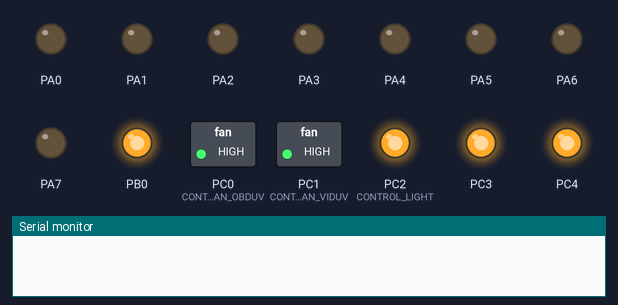
The program below on a simulated ATmega162, CodeVisionAVR source translated, built with avr-gcc and emulated at 1 MHz. Parts: switched loads named in the program (green lamp = pin HIGH), output pins drawn as LEDs (lit = HIGH), the last lines printed to the serial monitor. Pins used as bus, display or sensor lines are not drawn.

Above: at 0.1 s.
At 5.0 s:
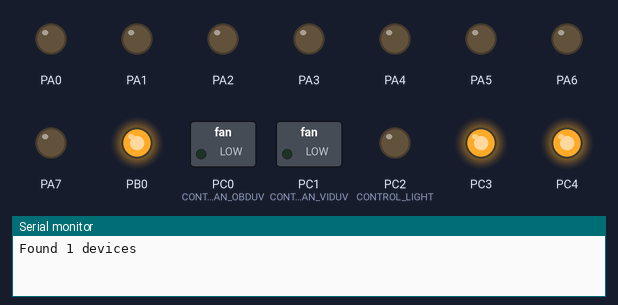
Timing chart, 0 to 6.5 s (numbered marks = the images above):
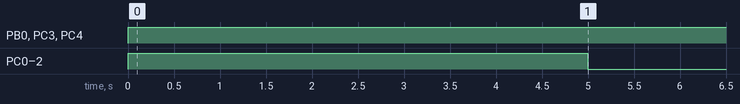

Measured:
- by itself, PB0, PC3, PC4: LOW → HIGH at 0.00 s
- by itself, PC0 (CONTROL_FAN_OBDUV), PC1 (CONTROL_FAN_VIDUV), PC2 (CONTROL_LIGHT): LOW → HIGH at 0.00 s, → LOW 5.0 s later

The program:

main.c
```c
/*****************************************************
Chip type               : ATmega162V
Program type            : Application
AVR Core Clock frequency: 1.000000 MHz
Memory model            : Small
External RAM size       : 0
Data Stack size         : 256
*****************************************************/

#include <mega162.h>
#include <delay.h>
#include <stdio.h>      // Standard Input/Output functions
//#include <1wire.h>    // 1 Wire Bus interface functions
#include <ds18b20.h>    // DS1820 Temperature Sensor functions
//=======================================================================================
//                          DEFINE SECTION
#ifndef RXB8
#define RXB8 1
#endif

#ifndef TXB8
#define TXB8 0
#endif

#ifndef UPE
#define UPE 2
#endif

#ifndef DOR
#define DOR 3
#endif

#ifndef FE
#define FE 4
#endif

#ifndef UDRE
#define UDRE 5
#endif

#ifndef RXC
#define RXC 7
#endif

#define FRAMING_ERROR (1<<FE)
#define PARITY_ERROR (1<<UPE)
#define DATA_OVERRUN (1<<DOR)
#define DATA_REGISTER_EMPTY (1<<UDRE)
#define RX_COMPLETE (1<<RXC)


#define CONTROL_FAN_OBDUV       PORTC.0
#define CONTROL_FAN_VIDUV       PORTC.1
#define CONTROL_LIGHT           PORTC.2

#define RX_BUFFER_SIZE0 20              // USART0 Receiver buffer
#define TX_BUFFER_SIZE0 20              // USART0 Transmitter buffer
#define MAX_DEVICES 3                   // maximum number of DS1820 devices connected to the 1 Wire bus
#define DELAY_TIME 100
//=======================================================================================
//                  GLOBAL VARIABLES SECTOION
unsigned char devices;                      // number of DS1820 devices connected to the 1 Wire bus
unsigned char rom_codes[MAX_DEVICES][9];    // DS1820 devices ROM code storage area,

bit rx_buffer_overflow0;                    // This flag is set on USART0 Receiver buffer overflow
char rx_buffer0[RX_BUFFER_SIZE0];
char tx_buffer0[TX_BUFFER_SIZE0];

char lcd_buffer[30];
unsigned char i,j;

//===========================
#if RX_BUFFER_SIZE0 <= 256
unsigned char   rx_wr_index0,
                rx_rd_index0,
                rx_counter0;
#else
unsigned int    rx_wr_index0,
                rx_rd_index0,
                rx_counter0;
#endif

//===========================
#if TX_BUFFER_SIZE0 <= 256
unsigned char   tx_wr_index0,
                tx_rd_index0,
                tx_counter0;
#else
unsigned int    tx_wr_index0,
                tx_rd_index0,
                tx_counter0;
#endif


//=======================================================================================
// USART0 Receiver interrupt service routine
interrupt [USART0_RXC] void usart0_rx_isr(void)
{
    char    status,
            data;

    status  =   UCSR0A;
    data    =   UDR0;

    if ((status & (FRAMING_ERROR | PARITY_ERROR | DATA_OVERRUN))==0)
    {
        rx_buffer0[rx_wr_index0++]  =   data;
#if RX_BUFFER_SIZE0 == 256
   // special case for receiver buffer size=256
   if (++rx_counter0 == 0) rx_buffer_overflow0=1;
#else
   if (rx_wr_index0 == RX_BUFFER_SIZE0) rx_wr_index0=0;
   if (++rx_counter0 == RX_BUFFER_SIZE0)
      {
        rx_counter0         =   0;
        rx_buffer_overflow0 =   1;
      }
#endif
   }
}

#ifndef _DEBUG_TERMINAL_IO_
// Get a character from the USART0 Receiver buffer
#define _ALTERNATE_GETCHAR_
#pragma used+
//=======================================================================================
char getchar(void)
{
    char data;
    while (rx_counter0==0);
    data=rx_buffer0[rx_rd_index0++];
#if RX_BUFFER_SIZE0 != 256
    if (rx_rd_index0 == RX_BUFFER_SIZE0) rx_rd_index0=0;
#endif
#asm("cli")
    --rx_counter0;
#asm("sei")
    return data;
}
#pragma used-
#endif

//=======================================================================================
// USART0 Transmitter interrupt service routine
interrupt [USART0_TXC] void usart0_tx_isr(void)
{
    if (tx_counter0)
    {
        --tx_counter0;
        UDR0=tx_buffer0[tx_rd_index0++];
        #if TX_BUFFER_SIZE0 != 256
        if (tx_rd_index0 == TX_BUFFER_SIZE0) tx_rd_index0=0;
        #endif
    }
}

#ifndef _DEBUG_TERMINAL_IO_
// Write a character to the USART0 Transmitter buffer
#define _ALTERNATE_PUTCHAR_
#pragma used+

//=======================================================================================
void putchar(char c)
{
    while (tx_counter0 == TX_BUFFER_SIZE0);
    #asm("cli")
    if (tx_counter0 || ((UCSR0A & DATA_REGISTER_EMPTY)==0))
    {
        tx_buffer0[tx_wr_index0++]=c;
        #if TX_BUFFER_SIZE0 != 256
        if (tx_wr_index0 == TX_BUFFER_SIZE0) tx_wr_index0=0;
        #endif
        ++tx_counter0;
    }
    else
        UDR0=c;
    #asm("sei")
}
#pragma used-
#endif

//=======================================================================================
void SendData(char *data);
void InitilizeMC();

//=======================================================================================
void main(void)
{
    // Declare your local variables here
    InitilizeMC();

    delay_ms(5000);
    w1_init();
    devices=w1_search(DS18B20_SEARCH_ROM_CMD,rom_codes);
    // Global enable interrupts
    #asm("sei")

    CONTROL_FAN_OBDUV   = 0;
    CONTROL_FAN_VIDUV   = 0;
    CONTROL_LIGHT       = 0;
    if (devices)
    {
        sprintf(lcd_buffer,"Found %u devices\n.",devices);
        SendData(lcd_buffer);
        for (i=0;i<devices;i++)
        {
           sprintf(lcd_buffer,"Dev %u. ",i+1);
           SendData(lcd_buffer);
           delay_ms(10);

           for (j=0;j<8;j++)
               {
               sprintf(lcd_buffer,"%02X ",rom_codes[i][j]);
               SendData(lcd_buffer);
               }
           delay_ms(10);
        }
    }
    else
    {
        sprintf(lcd_buffer,"Not Founded");
        SendData(lcd_buffer);
    }

    for (i=0;i<devices;i++)
    {
        if (!ds18b20_init(&rom_codes[i][0],12,39,DS18B20_12BIT_RES))//DS18B20_12BIT_RES
        {
           sprintf(lcd_buffer," Init err %u .",i);
           SendData(lcd_buffer);
        }
        delay_ms(100);
    }


    while (1)
    {
        j=1;
        for (i=0;i<devices;i++)
        {
          sprintf(lcd_buffer,"T%d:%.2f \xefC. ",i+1,ds18b20_temperature(&rom_codes[i][0]));

          SendData(lcd_buffer);
          delay_ms(10);
        }

        PORTB.0 = 0;

        if (rx_buffer0[0]== 'E')
        {
            sprintf(lcd_buffer,"Pressed  E");
            SendData(lcd_buffer);
            rx_buffer0[0]='C' ;
            PORTB.0 = 1;
            delay_ms(DELAY_TIME*2);

        }
        CONTROL_FAN_OBDUV = 1;
        CONTROL_FAN_VIDUV = 0;
        CONTROL_LIGHT = 0;
        delay_ms(DELAY_TIME);
        CONTROL_FAN_OBDUV = 0;
        CONTROL_FAN_VIDUV = 1;
        CONTROL_LIGHT = 0;
        delay_ms(DELAY_TIME);
        CONTROL_FAN_OBDUV = 0;
        CONTROL_FAN_VIDUV = 0;
        CONTROL_LIGHT = 1;
        delay_ms(DELAY_TIME);
        CONTROL_FAN_OBDUV = 0;
        CONTROL_FAN_VIDUV = 0;
        CONTROL_LIGHT = 0;
        delay_ms(DELAY_TIME);
        CONTROL_FAN_OBDUV = 1;
        CONTROL_FAN_VIDUV = 1;
        CONTROL_LIGHT = 0;
        delay_ms(DELAY_TIME);
        CONTROL_FAN_OBDUV = 1;
        CONTROL_FAN_VIDUV = 0;
        CONTROL_LIGHT = 1;
        delay_ms(DELAY_TIME);
        CONTROL_FAN_OBDUV = 1;
        CONTROL_FAN_VIDUV = 1;
        CONTROL_LIGHT = 1;
        delay_ms(DELAY_TIME);
        // }
        //putchar('C');

        PORTB.0 = 1;
        delay_ms(DELAY_TIME);
    }
}

//=======================================================================================
void SendData(char *data)
{
    while(*data != 0)
    {
        putchar(*(data++));
        delay_ms(1);
    }
}
//=======================================================================================
void InitilizeMC()
{
    // Crystal Oscillator division factor: 1
    #pragma optsize-
    CLKPR=0x80;
    CLKPR=0x00;
    #ifdef _OPTIMIZE_SIZE_
    #pragma optsize+
    #endif

    PORTA=0x00;
    DDRA=0xFF;
    PORTB=0xFF;
    DDRB=0x01;
    PORTC=0xFF;
    DDRC=0xFF;
    PORTD=0xEF;
    DDRD=0x12;
    PORTE=0x00;
    DDRE=0x00;


    // Timer/Counter 0 initialization  Clock source: System Clock
    // Clock value: Timer 0 Stopped    Mode: Normal top=0xFF
    // OC0 output: Disconnected
    TCCR0=0x00;
    TCNT0=0x00;
    OCR0=0x00;

    // Timer/Counter 1 initialization
    // Clock source: System Clock
    // Clock value: Timer1 Stopped
    // Mode: Normal top=0xFFFF
    // OC1A output: Discon.
    // OC1B output: Discon.
    // Noise Canceler: Off
    // Input Capture on Falling Edge
    // Timer1 Overflow Interrupt: Off
    // Input Capture Interrupt: Off
    // Compare A Match Interrupt: Off
    // Compare B Match Interrupt: Off
    TCCR1A=0x00;
    TCCR1B=0x00;
    TCNT1H=0x00;
    TCNT1L=0x00;
    ICR1H=0x00;
    ICR1L=0x00;
    OCR1AH=0x00;
    OCR1AL=0x00;
    OCR1BH=0x00;
    OCR1BL=0x00;

    // Timer/Counter 2 initialization
    // Clock source: System Clock
    // Clock value: Timer2 Stopped
    // Mode: Normal top=0xFF
    // OC2 output: Disconnected
    ASSR=0x00;
    TCCR2=0x00;
    TCNT2=0x00;
    OCR2=0x00;

    // Timer/Counter 3 initialization
    // Clock value: Timer3 Stopped
    // Mode: Normal top=0xFFFF
    // OC3A output: Discon.
    // OC3B output: Discon.
    // Noise Canceler: Off
    // Input Capture on Falling Edge
    // Timer3 Overflow Interrupt: Off
    // Input Capture Interrupt: Off
    // Compare A Match Interrupt: Off
    // Compare B Match Interrupt: Off
    TCCR3A=0x00;
    TCCR3B=0x00;
    TCNT3H=0x00;
    TCNT3L=0x00;
    ICR3H=0x00;
    ICR3L=0x00;
    OCR3AH=0x00;
    OCR3AL=0x00;
    OCR3BH=0x00;
    OCR3BL=0x00;

    // External Interrupt(s) initialization
    // INT0: Off
    // INT1: Off
    // INT2: Off
    // Interrupt on any change on pins PCINT0-7: Off
    // Interrupt on any change on pins PCINT8-15: Off
    MCUCR=0x00;
    EMCUCR=0x00;

    // Timer(s)/Counter(s) Interrupt(s) initialization
    TIMSK=0x00;

    ETIMSK=0x00;

    // USART0 initialization
    // Communication Parameters: 8 Data, 1 Stop, No Parity
    // USART0 Receiver: On
    // USART0 Transmitter: On
    // USART0 Mode: Asynchronous
    // USART0 Baud Rate: 9600
    UCSR0A=0x00;
    UCSR0B=0xD8;
    UCSR0C=0x86;
    UBRR0H=0x00;
    UBRR0L=0x33;   //06

    // USART1 initialization
    // USART1 disabled
    UCSR1B=0x00;

    // Analog Comparator initialization
    // Analog Comparator: Off
    // Analog Comparator Input Capture by Timer/Counter 1: Off
    ACSR=0x80;

    // SPI initialization  // SPI disabled
    SPCR=0x00;
}
```
